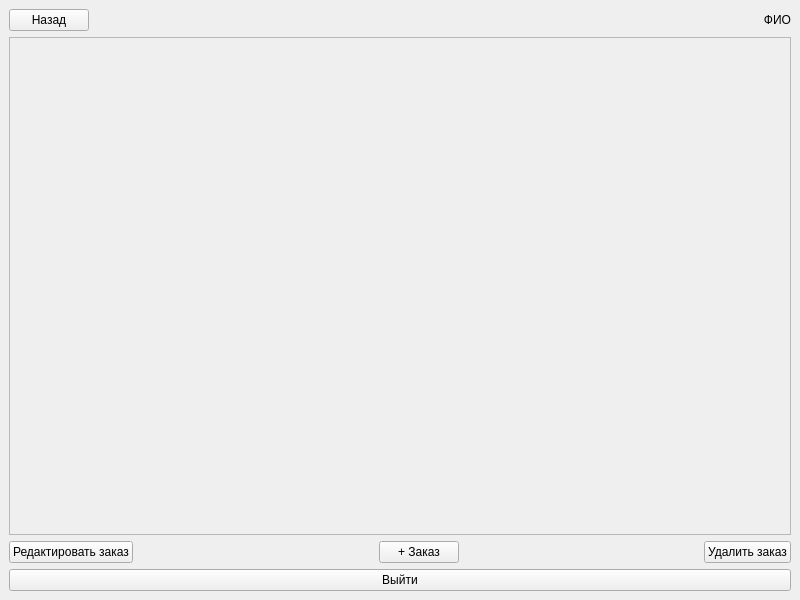
<?xml version="1.0" encoding="UTF-8"?>
<ui version="4.0">
 <class>OrdersPage</class>
 <widget class="QMainWindow" name="OrdersPage">
  <property name="geometry">
   <rect>
    <x>0</x>
    <y>0</y>
    <width>800</width>
    <height>600</height>
   </rect>
  </property>
  <property name="windowTitle">
   <string>MainWindow</string>
  </property>
  <widget class="QWidget" name="centralwidget">
   <layout class="QGridLayout" name="gridLayout">
    <item row="0" column="0">
     <layout class="QHBoxLayout" name="horizontalLayout_4">
      <item>
       <widget class="QPushButton" name="back_to_main_btn">
        <property name="text">
         <string>Назад</string>
        </property>
       </widget>
      </item>
      <item>
       <spacer name="horizontalSpacer_6">
        <property name="orientation">
         <enum>Qt::Orientation::Horizontal</enum>
        </property>
        <property name="sizeHint" stdset="0">
         <size>
          <width>40</width>
          <height>20</height>
         </size>
        </property>
       </spacer>
      </item>
      <item>
       <widget class="QLabel" name="fioUserLabel_2">
        <property name="text">
         <string>ФИО</string>
        </property>
        <property name="alignment">
         <set>Qt::AlignmentFlag::AlignRight|Qt::AlignmentFlag::AlignTrailing|Qt::AlignmentFlag::AlignVCenter</set>
        </property>
       </widget>
      </item>
     </layout>
    </item>
    <item row="1" column="0">
     <widget class="QScrollArea" name="scrollArea_orders">
      <property name="widgetResizable">
       <bool>true</bool>
      </property>
      <widget class="QWidget" name="scrollAreaWidgetContents_2">
       <property name="geometry">
        <rect>
         <x>0</x>
         <y>0</y>
         <width>780</width>
         <height>481</height>
        </rect>
       </property>
      </widget>
     </widget>
    </item>
    <item row="2" column="0">
     <layout class="QVBoxLayout" name="verticalLayout_3">
      <item>
       <layout class="QHBoxLayout" name="horizontalLayout_3">
        <item>
         <widget class="QPushButton" name="edit_order_btn">
          <property name="text">
           <string>Редактировать заказ</string>
          </property>
         </widget>
        </item>
        <item>
         <spacer name="horizontalSpacer_3">
          <property name="orientation">
           <enum>Qt::Orientation::Horizontal</enum>
          </property>
          <property name="sizeHint" stdset="0">
           <size>
            <width>40</width>
            <height>20</height>
           </size>
          </property>
         </spacer>
        </item>
        <item>
         <widget class="QPushButton" name="add_order_btn">
          <property name="text">
           <string>+ Заказ</string>
          </property>
         </widget>
        </item>
        <item>
         <spacer name="horizontalSpacer_4">
          <property name="orientation">
           <enum>Qt::Orientation::Horizontal</enum>
          </property>
          <property name="sizeHint" stdset="0">
           <size>
            <width>40</width>
            <height>20</height>
           </size>
          </property>
         </spacer>
        </item>
        <item>
         <widget class="QPushButton" name="del_order_btn">
          <property name="text">
           <string>Удалить заказ</string>
          </property>
         </widget>
        </item>
       </layout>
      </item>
      <item>
       <widget class="QPushButton" name="pushButton_4">
        <property name="text">
         <string>Выйти</string>
        </property>
       </widget>
      </item>
     </layout>
    </item>
   </layout>
  </widget>
 </widget>
 <resources/>
 <connections/>
</ui>
